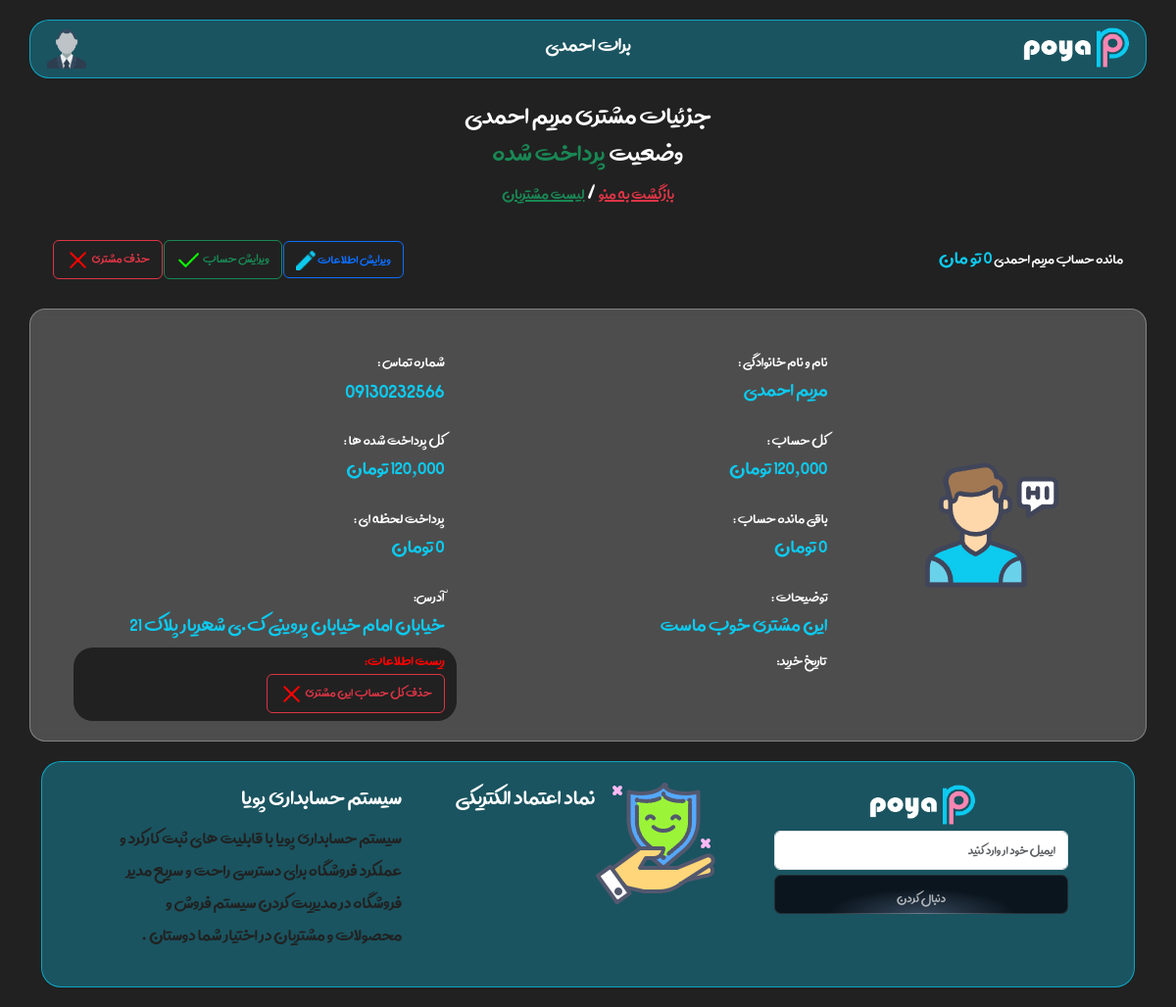
Page /customers/1/ (signed in) on the committed database.
### accounts/models.py (models this page shows, shortened)
class User(AbstractBaseUser):
    fullname = models.CharField(max_length=200, null=True, blank=True, verbose_name="نام و نام خانوادگی")
    phone = models.CharField(max_length=12, unique=True, verbose_name="شماره تماس")
    name_shop = models.CharField(max_length=255,null=True, blank=True,verbose_name="نام فروشگاه شما ")
    is_active = models.BooleanField(default=True, verbose_name="فعال")
    is_admin = models.BooleanField(default=False, verbose_name="ادمین")
    email = models.EmailField(null=True, blank=True, verbose_name="ایمیل")
    discription = models.TextField(max_length=300, null=True, blank=True, verbose_name="توضیحات کاربر")
    created_at = models.DateTimeField(auto_now=True, verbose_name="تاریخ اضافه شدن")
    image = models.ImageField(upload_to="user_image", null=True, blank=True, verbose_name="عکس پروفایل")
    address = models.TextField(null=True,blank=True,verbose_name="ادرس کاربر")
    objects = MyUserManager()
    USERNAME_FIELD = "phone"
    class Meta:
        verbose_name = "فروشگاه"
        verbose_name_plural = "فروشگاه ها "

### customer/models.py (models this page shows, shortened)
class Customer(models.Model):
    user = models.ForeignKey(User, on_delete=models.CASCADE)
    fullname = models.CharField(max_length=200, null=True, blank=True, verbose_name="نام و نام خانوادگی")
    phone = models.CharField(max_length=12, unique=True, verbose_name="شماره تماس")
    is_active = models.BooleanField(default=True, verbose_name="فعال")
    is_paid = models.BooleanField(default=False, verbose_name="پرداخت شده ")
    price = models.BigIntegerField(default=0,verbose_name="حساب در فروشگاه")
    price_paid = models.BigIntegerField(default=0,verbose_name=" پول  پرداختی لحظه ای   ")
    price_mandeh = models.BigIntegerField(default=0,verbose_name="باقی مانده در فروشگاه")
    price_paid_all = models.BigIntegerField(default=0,verbose_name="کل پرداخت شده ها ")
    discription = models.TextField(max_length=300, null=True, blank=True, verbose_name="توضیحات مدیر")
    created_at = models.DateTimeField(auto_now=True, verbose_name="تاریخ  ")
    created_data = models.DateTimeField(auto_now_add=True, verbose_name="تاریخ اضافه شدن")
    image = models.ImageField(upload_to="customer/", null=True, blank=True, verbose_name="عکس پروفایل")
    address = models.TextField(null=True,blank=True,verbose_name="ادرس کاربر")
    def Created_at(self):
        return date2jalali(self.created_data)
    class Meta:
        verbose_name = "مشتری"
        verbose_name_plural = "مشتری ها  "

### customer/views.py (the view, shortened to what this page needs)
# urls.py: path("<int:id>/",views.customer_detail_view,name="detail"),
def customer_detail_view(request,id):
    customers = Customer.objects.filter(user=request.user)
    customer = get_object_or_404(customers, id=id)
    return render(request,"customer/detail.html",{"customer":customer })

### customer/templates/customer/detail.html (shortened to what this page needs)
{% extends 'base.html' %} {% load static %} {% load humanize %}  {% block content %}
<div class="container">
  <h2 class="text-center" style="margin-top: 20px">
    جزئیات مشتری {{customer.fullname}}
    <br />
    وضعیت {% if customer.is_paid == True %}
    <span class="text-success">پرداخت شده </span> {% else %}
    <span class="text-danger">پرداخت نشده </span>
    {% endif %}
    <br />
    <a
      class="text-danger"
      style="margin-top: -10px"
      href="{% url 'home:index' %}"
    >
      بازگشت به منو
    </a>
    /
    <a
      class="text-success"
      style="margin-top: -10px"
      href="{% url 'customer:list' %}"
    >
      لیست مشتریان
    </a>
  </h2>
  <div class="row" style="margin: 30px 0px">
    <div class="col-lg-6" style="font-size: 18px">
      مانده حساب {{customer.fullname}}
      <span style="color: #0dcaef; font-size: 24px"
        >{{customer.price_mandeh|intcomma:0}} تو مان
      </span>
    </div>
    <div
      class="col-lg-6"
      style="display: flex; justify-content: end; align-items: center"
    >
      <div>
        <button
          class="btn btn-outline-primary"
          data-bs-toggle="modal"
          data-bs-target="#edit_customer"
          data-bs-whatever="@mdo"
        >
          ویرایش اطلاعات
          <img
            style="width: 20px; height: 20px"
            src="{% static 'images/edit.png' %}"
          />
        </button>
        <button
          class="btn btn-outline-success"
          class="btn btn-outline-primary"
          data-bs-toggle="modal"
          data-bs-target="#edit_customer_price"
        >
          ویرایش حساب
          <img
            style="width: 25px; height: 25px"
            src="{% static 'images/true.png' %}"
          />
        </button>
        <a
          data-bs-toggle="modal"
          data-bs-target="#delete_customer"
          data-bs-whatever="@mdo"
          class="btn btn-outline-danger"
        >
          حذف مشتری
          <img
            style="width: 25px; height: 25px"
            src="{% static 'images/false.png' %}"
          />
        </a>
      </div>
    </div>
  </div>
  <div class="row customer-detail">
    <div
      class="col-lg-3"
      style="display: flex; justify-content: center; align-items: center"
    >
      <div>
        <img
          src="{% static 'images/customer_detail.png' %}"
          style="width: 150px; height: 150px"
        />
      </div>
    </div>
    <div class="col-lg-9 row" style="padding-right: 30px; margin-top: 20px">
      <div class="col-6" style="margin-bottom: 15px">
        <span style="font-size: 18px">نام و نام خانوادگی :</span>
        <h4 style="color: #0dcaef; font-size: 25px">{{customer.fullname}}</h4>
      </div>
      <div class="col-6">
        <span style="font-size: 18px">شماره تماس :</span>
        <h4 style="color: #0dcaef; font-size: 27px">{{customer.phone}}</h4>
      </div>
      <div class="col-6" style="margin-bottom: 15px">
        <span style="font-size: 18px">کل حساب :</span>
        <h4 style="color: #0dcaef; font-size: 25px">
          {{customer.price|intcomma:0}} تومان
        </h4>
      </div>
      <div class="col-6" style="margin-bottom: 15px">
        <span style="font-size: 18px"> کل پرداخت شده ها :</span>
        <h4 style="color: #0dcaef; font-size: 25px">
          {{customer.price_paid_all|intcomma:0}} تومان
        </h4>
      </div>
      <div class="col-6" style="margin-bottom: 15px">
        <span style="font-size: 18px">باقی مانده حساب :</span>
        <h4 style="color: #0dcaef; font-size: 25px">
          {{customer.price_mandeh|intcomma:0}} تومان
        </h4>
      </div>
      <div class="col-6" style="margin-bottom: 15px">
        <span style="font-size: 18px">پرداخت لحظه ای :</span>
        <h4 style="color: #0dcaef; font-size: 25px">
          {{customer.price_paid|intcomma:0}} تومان
        </h4>
      </div>
      <div class="col-6">
        <span style="font-size: 18px">توضیحات :</span>
        <h4 style="color: #0dcaef; font-size: 25px">
          {{customer.discription}}
        </h4>
      </div>
      <div class="col-6">
        <span style="font-size: 18px">آدرس:</span>
        <h4 style="color: #0dcaef; font-size: 25px">{{customer.address}}</h4>
      </div>
      <div class="col-6">
        <span style="font-size: 18px">تاریخ خرید:</span>
      </div>
      <div class="col-6" style="background-color: #212121; border-radius: 20px">
        <span style="font-size: 18px; color: red">ریست اطلاعات:</span>
        <h4 style="color: #0dcaef; font-size: 25px">
          <button
            type="button"
            data-bs-toggle="modal"
            data-bs-target="#delete_price_customer"
            data-bs-whatever="@mdo"
            class="btn btn-outline-danger"
          >
            حذف کل حساب این مشتری
            <img
              style="width: 25px; height: 25px"
              src="{% static 'images/false.png' %}"
            />
          </button>
        </h4>
      </div>
    </div>
  </div>
</div>
{% endblock %}

### templates/include/header_site.html (shortened to what this page needs)
{% load static %}
<div class="container">
  <div class="header row">
    <div class="col-4 header-right">
      <img class="logo" src="{% static 'images/logo.png' %}" />
    </div>
    <div class="col-4 header-center">
      <h4 class="text-header">
        {% if request.user.is_authenticated %}
         {{request.user.fullname}}
        {% else %}
        حسابداری پویا
        {% endif %}
      </h4>
    </div>
    <div class="col-4 header-left">
      {% if request.user.is_authenticated %}
      <img
        style="margin-left: 5px"
        onclick="coming_soon()"
        class="icon"
        src="{% static 'images/user.png' %}"
      />
      {% endif %}
    </div>
  </div>
</div>

### static/css/style.css (style rules this page uses)
* { color: white; }
.header { background: rgba(13, 202, 240, 0.3); border-radius: 20px; height: 60px; margin-top: 20px; display: flex; align-items: center; justify-content: center; backdrop-filter: blur(1.6px); -webkit-backdrop-filter: blur(1.6px); border: 1px solid rgba(13, 202, 240, 0.69); }
body { background-color: #212121; padding: 20px 0px; margin: 0px; border: 0px; font-family: avini; font-size: 20px; }
.header-center { display: flex; justify-content: center; align-items: center; }
.text-header { color: white; font-size: 25px; }
.logo { width: 120px; height: 50px; }
.header-left { display: flex; justify-content: end; align-items: end; }
.icon { width: 40px; height: 40px; }
.item-input button,a { font-size: 20px; }
.customer-detail { background: rgba(255, 255, 255, 0.2); border-radius: 16px; backdrop-filter: blur(5px); -webkit-backdrop-filter: blur(5px); border: 1px solid rgba(255, 255, 255, 0.3); box-sizing: border-box; padding: 20px; }

### rows in the picture
User: user.fullname "برات احمدی"
Customer: fullname "مریم احمدی", price_mandeh "0", phone "09130232566", price "120,000", price_paid_all "120,000", price_paid "0", discription "این مشتری خوب ماست", address "خیابان امام خیابان پروینی ک.ی شهریار پلاک 21"
